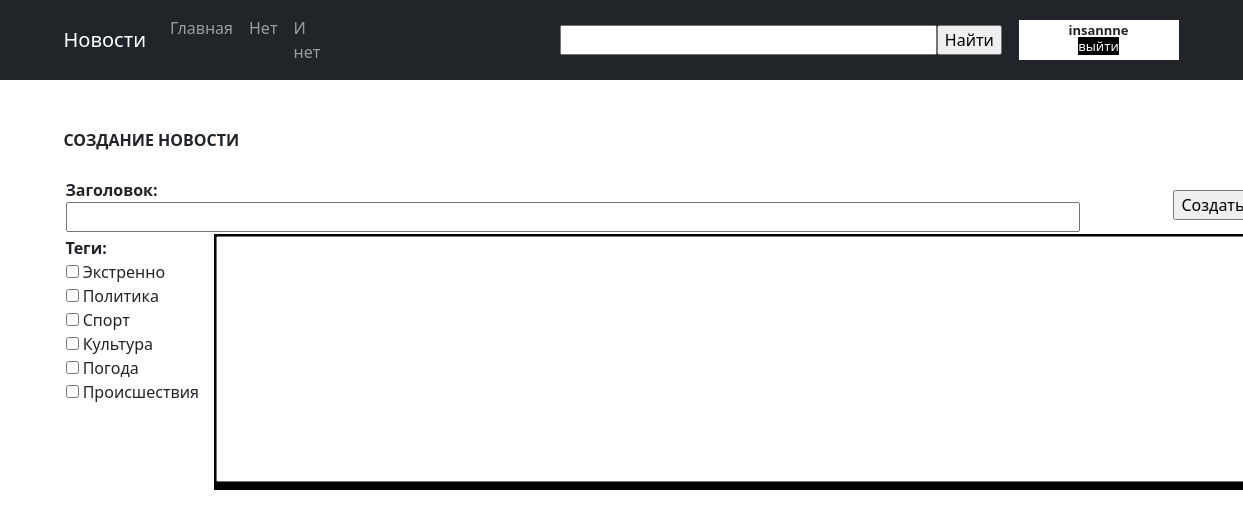
The page /news/create/ (signed in) on the database its author committed.
### news/models.py (models this page shows, shortened)
class Category(models.Model):                                                                   # Таблица с категориями новостей
    cat_name = models.CharField(max_length=50, unique=True, verbose_name="Название категории"); # Имя категории (название темы новости) - чтобы без дубликатов
    subscriber = models.ManyToManyField(User, through="CategorySubscriber");                    # Подписчик. Cсылается на пользователя через CategorySubscriber
    class Meta:
        verbose_name="Категория постов | Category";
        verbose_name_plural="Категории постов | Category";

### news/views.py (the view, shortened to what this page needs)
# urls.py: path('news/create/', CreateNews.as_view()),                     # создание новости
class CreateNews(LoginRequiredMixin, TemplateView):                 # создание новостей и статей. Будем использовать простой тип и напишем много функций
    template_name='flatpages/modify.html';                          # адреса разные, но шаблон у нас боудет один и тот же
    context_object_name = 'modify_news';                            # на всякий. возможно не пригодится
    raise_exception = True;                                         # открывать страницу с ошибкой доступа, если не авторизирован
    def get_context_data(self, **kwargs):                           # определим логин автора
        c = super(CreateNews, self).get_context_data(**kwargs);     # и его группу
        user = self.request.user;                                   # если его нет в нужной группе, либо его учетка отключена, либо он не админ -
        if user.is_active != True:                                  # - вывести страницу код-403
            raise PermissionDenied();
        if not user.groups.filter(name__in=['Authors', 'Moderators']).exists() and not user.is_superuser:       # если пытается создать, не имея на это прав:
            raise PermissionDenied();
        today_begin, today_end = f"{datetime.now().date()} 00:00:00.00001", f"{datetime.now().date()} 23:59:59.99999";
        author_id=get_author(self.request.user.id);                 # посмотрим, создавал ли user хоть одну публикацию и если да - вытащим его io как id автора
        if author_id:
            if (Post.objects.filter(m_of_creation__range=(today_begin, today_end),
                type=0, author_id=author_id).count() > 2 and self.request.META['PATH_INFO'] == "/news/create/"):    # если это уже третья новость за день:
                raise PermissionDenied();
        return c;
    @staticmethod
    def cat_list():                                                     # создадим список всех тегов постов для шаблона
        return Category.objects.all().order_by('id');

### news/templatetags/custom_filters.py (called while the page is built)
@register.filter()
def cb_get(x,y):                                                                # возвращает True, если чекбокс в форме поиска поставлен
    a=x.getlist('cn');
    if str(y) in a:
        return True;
    else:
        return False;

@register.filter()
def get_author(userid):                                                 # возвращает id автора по user-id (если он, конечно, является автором)
    author_id = None;
    try:
        author_id = Author.objects.get(user_id=userid).id;
    except Author.DoesNotExist:
        pass;
    return author_id;

### templates/flatpages/modify.html (shortened to what this page needs)
{% extends 'flatpages/default.html' %}
{% load custom_tags %}
{% load custom_filters %}
{% block search %}
<form action="/search" method="get"><input type="text" size="35" name="s_string"><input type="submit" value="Найти"></form>
{% endblock search %}
{% block content %}
<br>
<div id="page_body">
<br>
<b>СОЗДАНИЕ {% if request.META.PATH_INFO == "/articles/create/" %}СТАТЬИ{% else %}НОВОСТИ{% endif %}</b><br><br>
<form action="" method="POST" onsubmit="javascript:post_create(event)">
<table cellspacing="0" cellpadding="2">
    <tr><td colspan="2">
        <b>Заголовок:</b> <input type="text" size="104" name="n_title" value="{{ n_title }}" id="n_title">
    </td><td>
    <input type="submit" value="Создать">
    </td></tr><tr><td width="150px" valign="top">
        <b>Теги:</b><br>
        {% for cl in view.cat_list %}
            <input type="checkbox" name="cn" id="cn{{cl.id}}" value="{{cl.id}}" {% if request.POST|cb_get:cl.id %}  checked {% endif %}> {{ cl.cat_name }}<br>
        {% endfor %}
    </td>
    <td bgcolor="black" colspan="2">
        <textarea cols="110" rows="10" name="n_text" id="n_text">{{ n_text }}</textarea>
    </td>
    </tr><tr><td>
    </td><td colspan="2">
    </td></tr>
</table>
</form>
<br><br>
</div>
{% endblock content %}

### templates/flatpages/default.html (shortened to what this page needs)
<!DOCTYPE html>
<html lang="ru">
    <head>
        {% load static %}
        <link href="{% static 'css/style.css' %}" rel="stylesheet">
    </head>
    <body>
        {% load cache %}
        {% cache 600 menu %}
        <nav class="navbar navbar-expand-lg navbar-dark bg-dark static-top">
            <div class="container">
                <a class="navbar-brand" href="/news/">Новости</a>
                <div class="collapse navbar-collapse" id="navbarResponsive">
                    <ul class="navbar-nav ml-auto">
                        <li class="nav-item active">
                            <a class="nav-link" href="/news/">Главная</span>
                            </a>
                        </li>
                        <li class="nav-item">
                            <a class="nav-link" href="/about/">Нет</a>
                        </li>
                        <li class="nav-item">
                            <a class="nav-link" href="/contacts/">И нет</a>
                        </li>
                    </ul>
                </div>
                <table>
                    <tr><td width="800px" align="right">
                        {% block search %}{{ search }}{% endblock search %}
                        </td><td width="20px"></td><td>
            {% endcache %}
                        <div style="padding-top:2px;width:160px;height:40px;line-height:15px;{% if user.is_authenticated %}background-color:white;{% endif %}" align="center" valign="middle">
                            {% if user.is_authenticated %}
                                <font style="font-size:13px;font-weight:bold">
                                    {% if user.get_username %}
                                    {{ user.get_username }}
                                    {% else %}
                                    {{ user.email }}
                                    {% endif %}
                                </font><br>
                                <a href="javascript:logout()" style="font-size:13px;background-color:black;color:white;text-decoration:none;">выйти</a>
                            {% else %}
                                <a href="/accounts/login/" style="font-size:13px;background-color:white;color:black;text-decoration:none;font-weight:bold">ВОЙТИ</a><br>
                                <a href="/accounts/signup/" style="font-size:13px;background-color:white;color:black;text-decoration:none;font-weight:bold">Регистрация</a>
                            {% endif %}
                        </div>
                    </td></tr>
                </table>
            </div>
        </nav>
        <div class="container">
            <div class="row">
                <div class="col-lg-12 text-left">
           {% block content %}{% endblock content %}
                </div>
             </div>
        </div>
    </body>
</html>

### rows shown on the page
Category: cat_name "Экстренно"
Category: cat_name "Политика"
Category: cat_name "Спорт"
Category: cat_name "Культура"
Category: cat_name "Погода"
Category: cat_name "Происшествия"

### other values the page prints
{{ user.get_username }} "insannne"
